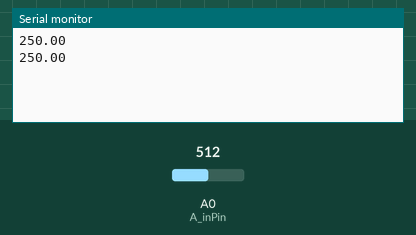
Recording of a sketch running on a simulated Arduino Uno, built with avr-gcc and run on an emulated ATmega328P. On the bench: the last lines printed to the serial monitor. Inputs (shaded band) come from the test bench; at power-on: A0 (A_inPin) = 512.

Above: at 1.8 s.
1.9 s: A0 (A_inPin) set to 716
At 2.8 s:
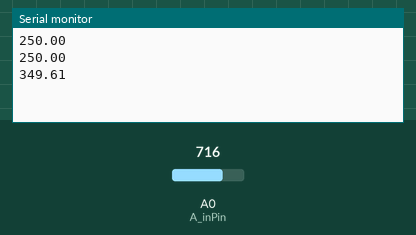
3.4 s: A0 (A_inPin) set to 900
At 4.7 s:
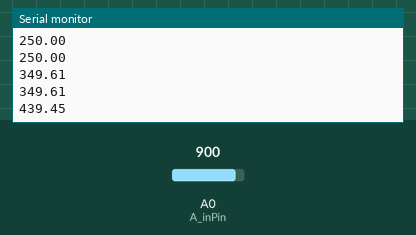
Timing chart, 0 to 6.4 s (numbered marks = the images above; inputs shaded):
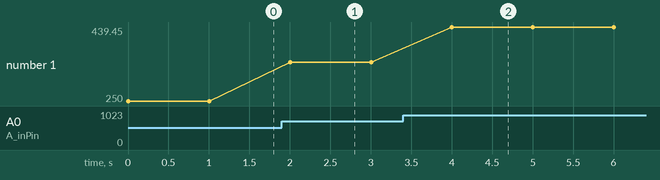

Measured:
- after the input at 1.9 s, the serial monitor: prints a new line after 0.10 s (image 1)
- after the input at 3.4 s, the serial monitor: prints a new line after 0.60 s (image 2)
- plotted number 1: 250 → 349.61 after the input at 1.9 s, 349.61 → 439.45 after the input at 3.4 s

The sketch:

Ondo.ino
```cpp
/*
  温度計測（0℃〜100℃）
*/

int   A_inPin = 0;  // アナログ入力ピン番号
float A_val;        // アナログ入力値(0〜203)
float tempC   = 0;  // 摂氏値( ℃ )

void setup()
{
  // シリアル通信速度
  Serial.begin(9600);
}

void loop()
{
  // アナログピンから計測値を取得(0〜203)
  A_val = analogRead( A_inPin );

  // 摂氏に換算
  tempC = ((5 * A_val) / 1024) * 100;

  // 改行しながら出力
  Serial.println( tempC );

  // 1秒停止
  delay(1000);
}
```
